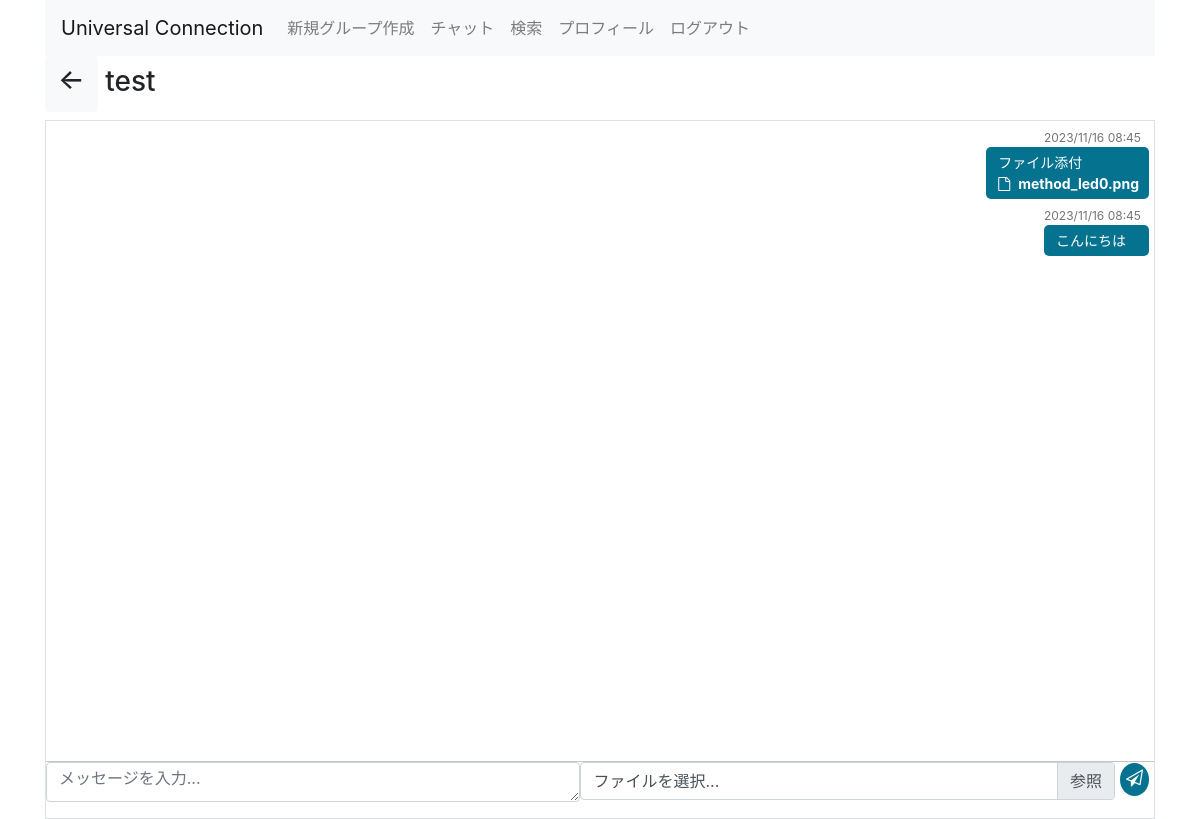
Screenshot of /chats/1 (signed in) with the database file from the repository.
### UC/models/group.py (models this page shows, shortened)
class Group(db.Model):
    __tablename__ = "groups"
    id = db.Column(db.Integer, primary_key=True, nullable=False)
    time_create = db.Column(db.DateTime, nullable=False)
    user_id_host = db.Column(db.Integer, db.ForeignKey("users.id"), nullable=False)
    title = db.Column(db.Text, nullable=False)
    description = db.Column(db.Text)
    chat = db.relationship("Chat", backref="groups")

### UC/models/chat.py (models this page shows, shortened)
class Chat(db.Model):
    __tablename__ = "chats"
    id = db.Column(db.Integer, primary_key=True, nullable=False)
    time_post = db.Column(db.DateTime, nullable=False)
    user_id = db.Column(db.Integer, db.ForeignKey("users.id"), nullable=False)
    group_id = db.Column(db.Integer, db.ForeignKey("groups.id"), nullable=False)
    text = db.Column(db.Text)
    file_name = db.Column(db.Text)
    def get_time_post_str(self):
        return self.time_post.strftime("%Y/%m/%d %H:%M")
    def get_time_post_linkstr(self):
        return self.time_post.strftime("%Y%m%d%H%M%S")

### UC/views/chats.py (the view)
@app.route("/chats/<int:id>")
@is_logined
def show_chats(id):
    group = Group.query.get(id)
    chats = (
        Chat.query.filter(Chat.group_id == group.id)
        .order_by(Chat.time_post.desc())
        .all()
    )
    return render_template(
        "chats/chats.html", user=session["user"], group=group, chats=chats
    )

### UC/views/views.py (called while the page is built)
def is_logined(view):
    @wraps(view)
    def inner(*args, **kwargs):
        if not session.get("logged_in"):
            return redirect(url_for("login"))
        return view(*args, **kwargs)
    return inner

### UC/templates/chats/chats.html (shortened to what this page needs)
{% extends "layout.html" %}
{% block body %}
<h3 class="text-left">
  <a class="btn btn-light" href="{{ url_for('show_groups') }}"><h3>←</h3></a>
  {{ group.title }}
</h3>
<div class="pb-50 overflow-hidden border border-1">
  <div class="pt-30 pr-15 pl-25">
    <div class="chats_msgs">
      {% for chat in chats %}
      {% if chat.user_id == user["id"] %}
      <div class="overflow-hidden my-26">
        <div class="chats_msg_me">
          <span class="chats_msg_time text-right mr-2"> {{ chat.get_time_post_str() }} </span>
          <p>
          {% if chat.text != "" %}
            {{ chat.text }}
          {% endif %}
          {% if chat.file_name != "" %}
            <span class="d-flex">
                <i class="fa fa-file-o pr-2 pt-1" aria-hidden="true"></i>
                <a class="font-weight-bold text-decoration-underline" href="{{ url_for('download_file', file_name = chat.file_name, user_id = chat.user_id, group_id = chat.group_id, time_post_str = chat.get_time_post_linkstr()) }}"> {{ chat.file_name }}</a>
            </span>
          {% endif %}
          </p>
        </div>
      </div>
      {% endif %}
      {% else %}
      投稿がありません
      {% endfor %}
    </div>
    <div class="chats_input">
      <form action="{{ url_for('send_chat', user_id = user['id'], group_id = group.id) }}" method="post"
        enctype="multipart/form-data" class="form-group">
        <div class="d-flex">
          <div class="w-100">
            <textarea type="text" name="text" placeholder="メッセージを入力..." class="form-control flex-grow-1 mr-1"></textarea>
          </div>
          <div class="custom-file mr-1 flex-shrink-1">
            <label for="inputFile" class="custom-file-label" data-browse="参照">ファイルを選択...</label>
          </div>
          <button class="chats_input_send" type="submit"><i class="fa fa-paper-plane-o" aria-hidden="true"></i></button>
        </div>
      </form>
    </div>
  </div>
</div>
{% endblock %}

### UC/static/style.css (style rules this page uses)
a, a:hover, a:visited { color: inherit; }
.chats_msg_me>p { background: #05728f none repeat scroll 0 0; border-radius: 5px; font-size: 14px; margin: 0; color: #fff; padding: 5px 10px 5px 12px; width: 100%; display: inline-block; }
.chats_msg_me { float: right; max-width: 60%; margin-right: 5px; }
.chats_msg_time { color: #747474; display: block; font-size: 12px; margin: 8px 0 0; }
.chats_input textarea { color: #4c4c4c; line-height: 1.2; height: 2.5em; width: 100%; }
.chats_input { border-top: 1px solid #c4c4c4; position: relative; padding-top: 1px 1px 1px 1px; }
.chats_input_send { background: #05728f none repeat scroll 0 0; border: medium none; border-radius: 50%; color: #fff; cursor: pointer; font-size: 17px; height: 33px; right: 0; top: 11px; width: 33px; margin: 1px 5px 1px 1px; }
.chats_msgs { height: 80vh; overflow-y: auto; }

### rows the page displays
Group: title "test"
Chat: get_time_post_str "2023/11/16 08:45", text "ファイル添付", file_name "method_led0.png"
Chat: get_time_post_str "2023/11/16 08:45", text "こんにちは"
